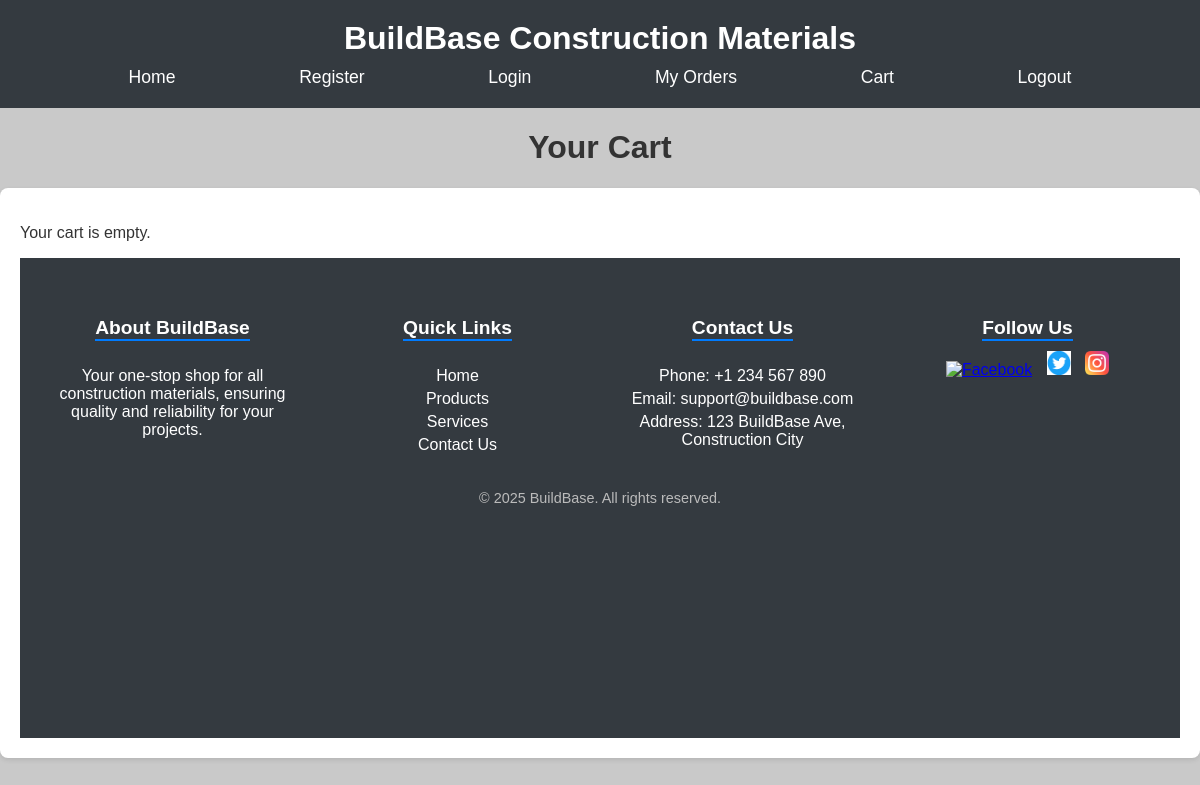
Page /cart/ (signed in) on the earlier database version.
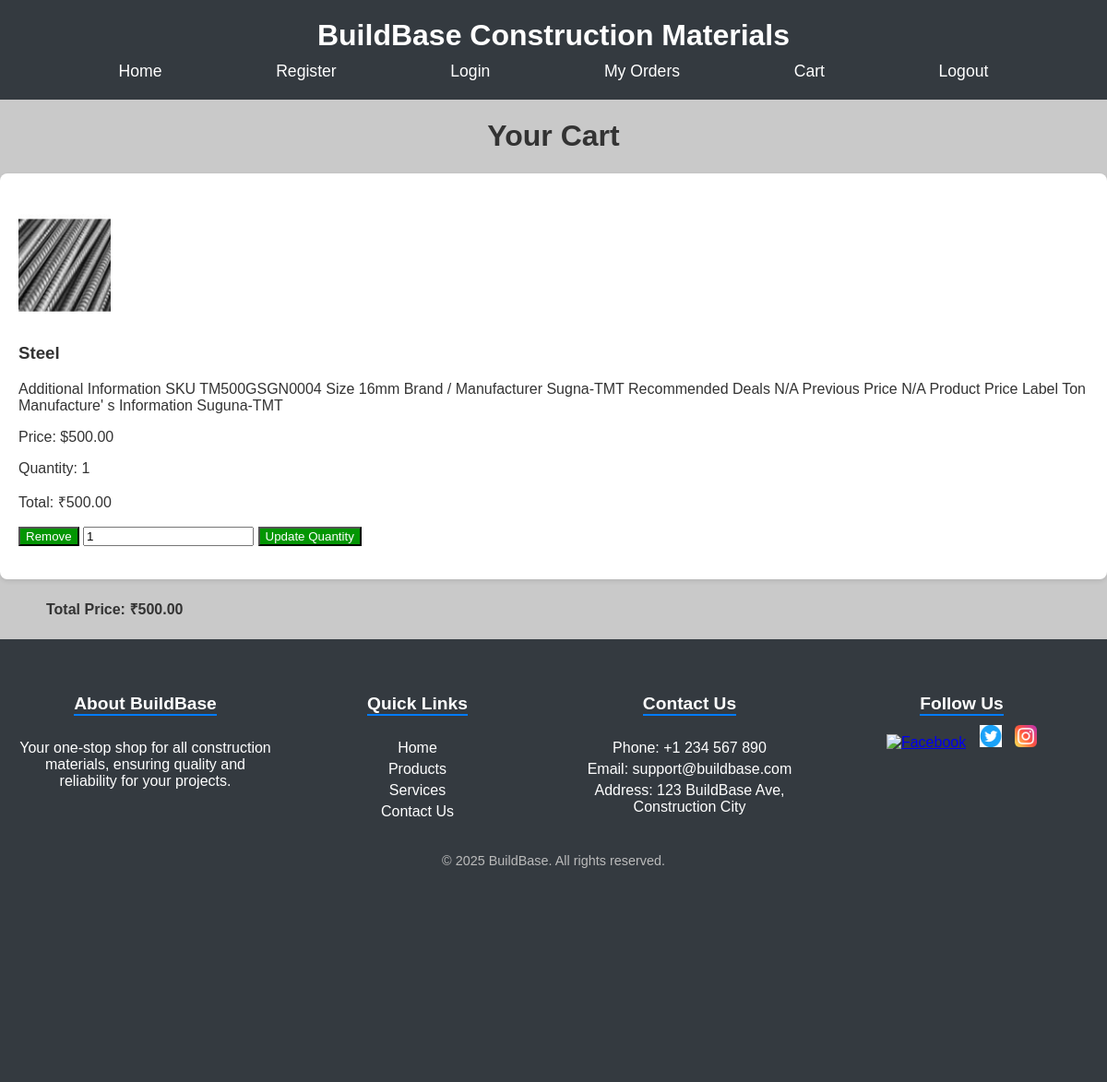
Same page on the later database version.
### app/models.py (models this page shows, shortened)
class CartItem(models.Model):
    cart = models.ForeignKey(Cart, related_name='items', on_delete=models.CASCADE)
    product = models.ForeignKey(Product, on_delete=models.CASCADE)
    quantity = models.PositiveIntegerField(default=1)
    def get_total_price(self):
        return self.product.price * self.quantity

class Product(models.Model):
    name = models.CharField(max_length=200)
    description = models.TextField()
    price = models.DecimalField(max_digits=10, decimal_places=2)
    stock = models.IntegerField()
    image = models.ImageField(upload_to='products/')
    category = models.CharField(max_length=100)

### app/views.py (the view)
# urls.py: path('cart/', views.view_cart, name='view_cart'),
def view_cart(request):
    cart, created = Cart.objects.get_or_create(user=request.user)
    cart_items = cart.items.all()
    total_price = cart.get_total_price()
    return render(request, 'user/view_cart.html', {'cart_items': cart_items, 'total_price': total_price})

### app/models.py (called while the page is built)
    def get_total_price(self):
        total = sum(item.get_total_price() for item in self.items.all())
        return total

### templates/user/view_cart.html (shortened to what this page needs)
<!DOCTYPE html>
<html lang="en">
<head>
    {% load static %}
    <link rel="stylesheet" href="{% static 'css/view_cart.css' %}">
</head>
<body>
<header>
    <h1>BuildBase Construction Materials</h1>
    <nav>
        <a href="{% url 'home' %}">Home</a>
        <a href="{% url 'register' %}">Register</a>
        <a href="{% url 'login' %}">Login</a>
        <a href="{% url 'user_orders' %}">My Orders</a>
        <a href="{% url 'view_cart' %}">Cart</a>
        <a href="{% url 'logout' %}">Logout</a>
    </nav>
</header>
<h1>Your Cart</h1>
<div class="cart-box">
{% if cart_items %}
    <ul class="cart-items">
        {% for item in cart_items %}
            <li>
                <img src="{{ item.product.image.url }}" alt="{{ item.product.name }}" width="100">
                <h3>{{ item.product.name }}</h3>
                <p>{{ item.product.description }}</p>
                <p>Price: ${{ item.product.price }}</p>
                <p>Quantity: {{ item.quantity }}</p>
                <p>Total: ₹{{ item.get_total_price }}</p>
                <a href="{% url 'remove_from_cart' item.product.id %}"><button>Remove</button></a>
                <form action="{% url 'update_quantity' item.product.id 1 %}" method="post" style="display:inline;">
                    <input type="number" name="quantity" value="{{ item.quantity }}" min="1">
                    <button type="submit">Update Quantity</button>
                </form>
            </li>
        {% endfor %}
    </ul>
</div>
    <h4>Total Price: ₹{{ total_price }}</h4>
{% else %}
    <p>Your cart is empty.</p>
{% endif %}
<footer class="footer">
    <div class="container">
        <div class="footer-section">
            <h3>About BuildBase</h3>
            <p>Your one-stop shop for all construction materials, ensuring quality and reliability for your projects.</p>
        </div>
        <div class="footer-section">
            <h3>Quick Links</h3>
            <ul>
                <li><a href="#">Home</a></li>
                <li><a href="#">Products</a></li>
                <li><a href="#">Services</a></li>
                <li><a href="#">Contact Us</a></li>
            </ul>
        </div>
        <div class="footer-section">
            <h3>Contact Us</h3>
            <ul>
                <li>Phone: +1 234 567 890</li>
                <li>Email: support@buildbase.com</li>
                <li>Address: 123 BuildBase Ave, Construction City</li>
            </ul>
        </div>
        <div class="footer-section">
            <h3>Follow Us</h3>
            <div class="social-icons">
                <a href="#"><img src="{% static 'images/facebook.png' %}" alt="Facebook"></a>
                <a href="#"><img src="{% static 'images/twitter.png' %}" alt="Twitter"></a>
                <a href="#"><img src="{% static 'images/insta.png' %}" alt="Instagram"></a>
            </div>
        </div>
    </div>
    <div class="footer-bottom">
        <p>&copy; 2025 BuildBase. All rights reserved.</p>
    </div>
</footer>
</body>
</html>

### static/css/view_cart.css (style rules this page uses)
body { font-family: Arial, sans-serif; margin: 0; padding: 0; color: #333; background-color: #c9c9c9; }
header { background-color: #343a40; color: white; padding: 20px; text-align: center; }
header h1 { margin: 0; font-size: 2rem; }
header nav { margin-top: 10px; display: flex; justify-content: space-evenly; }
header nav a { color: white; text-decoration: none; margin: 0 15px; font-size: 1.1rem; }
h1 { text-align: center; }
ul { padding-left: 50px; }
button { background-color: rgb(3, 150, 3); color: white; }
h4 { padding-left: 50px; }
.cart-box { padding: 20px; background-color: #ffffff; border-radius: 8px; box-shadow: 0 2px 5px rgba(0, 0, 0, 0.1); }
ul.cart-items { list-style: none; padding: 0; }
footer { background-color: #343a40; color: white; padding: 40px 20px; text-align: center; height: 400px; }
footer .container { display: flex; flex-wrap: wrap; justify-content: space-between; gap: 20px; }
.footer-section { flex: 1; min-width: 200px; }
.footer-section h3 { border-bottom: 2px solid #007bff; display: inline-block; margin-bottom: 10px; font-size: 1.2rem; }
.footer-section ul { list-style: none; padding: 0; }
.footer-section ul li { margin: 5px 0; }
.footer-section ul li a { color: white; text-decoration: none; }
.social-icons a { display: inline-block; margin: 0 5px; }
.social-icons img { width: 24px; height: 24px; }
.footer-bottom { margin-top: 20px; font-size: 0.9rem; color: #bbb; }

Differences in the rows shown:
added CartItem: product.image (picture), product.name "Steel", product.description "Additional Information SKU TM500GSGN0004 Size 16mm Brand / Manufacturer Sugna-TMT Recommended Deals N/A Previous Price N/A Product Price Label Ton Manufacture' s Information Suguna-TMT", product.price "500.00", quantity "1", get_total_price "500.00"
Other differences:
{{ total_price }}: (not shown) → "500.00"
text no longer shown: "Your cart is empty."
text now shown: "Total Price: ₹"
